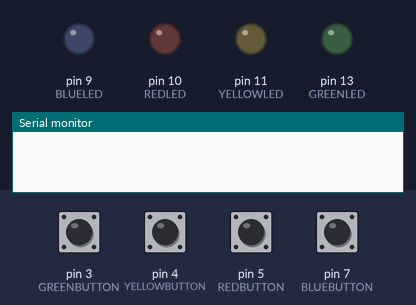
The sketch below on a simulated Arduino Uno, built with avr-gcc and run on an emulated ATmega328P. Shown: output pins drawn as LEDs (lit = HIGH), the last lines printed to the serial monitor. The test bench sets the inputs (shaded band); at power-on: pin 3 (GREENBUTTON), pin 4 (YELLOWBUTTON), pin 5 (REDBUTTON), pin 7 (BLUEBUTTON) LOW. Random numbers use the default seed unless the sketch sets one.

Above: at 1.2 s.
1.3 s: pin 3 (GREENBUTTON) pulled HIGH for 0.15 s
At 1.37 s:
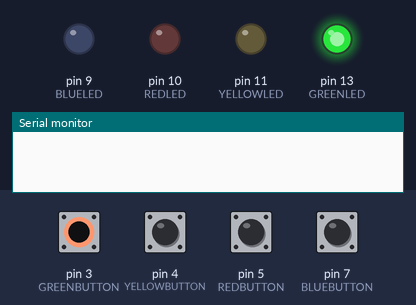
2.9 s: pin 4 (YELLOWBUTTON) pulled HIGH for 0.15 s
At 2.97 s:
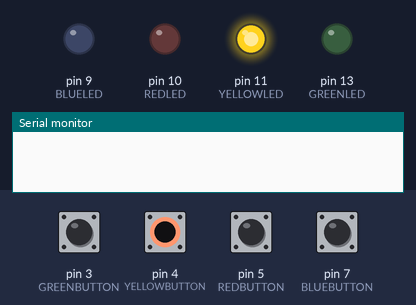
4.5 s: pin 5 (REDBUTTON) pulled HIGH for 0.15 s
At 4.57 s:
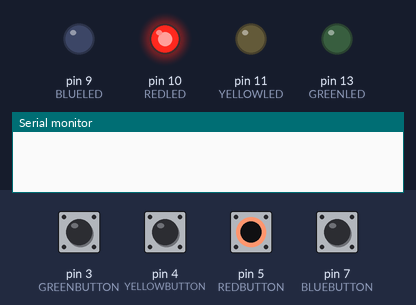
6.1 s: pin 7 (BLUEBUTTON) pulled HIGH for 0.15 s
At 7.0 s:
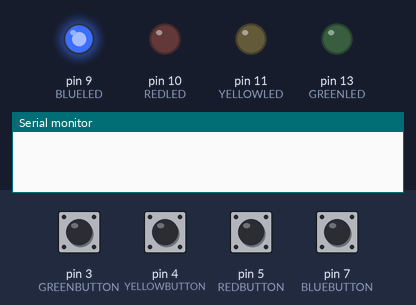
8.6 s: pin 3 (GREENBUTTON) pulled HIGH for 1 s
At 9.7 s:
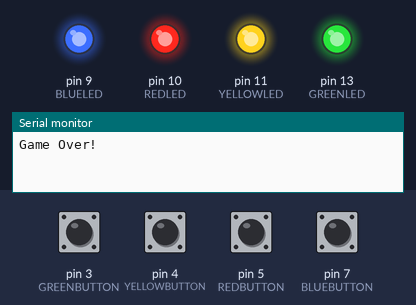
11.4 s: pin 3 (GREENBUTTON) driven HIGH and pin 4 (YELLOWBUTTON) driven HIGH
At 12.0 s:
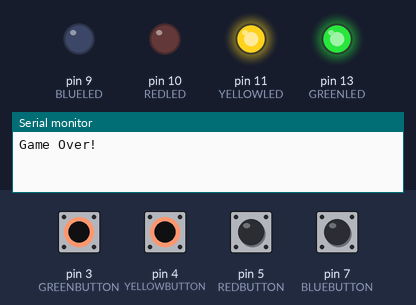
Timing chart, 0 to 13.9 s (numbered marks = the images above; inputs shaded):
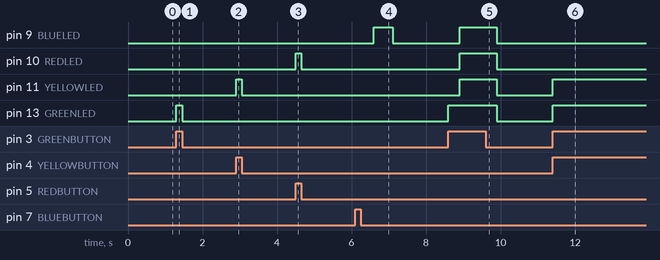

Measured:
- after the input at 1.3 s, pin 13 (GREENLED): LOW → HIGH at once, → LOW 0.15 s later
- after the input at 2.9 s, pin 11 (YELLOWLED): LOW → HIGH at once, → LOW 0.15 s later
- after the input at 4.5 s, pin 10 (REDLED): LOW → HIGH at once, → LOW 0.15 s later
- after the input at 6.1 s, pin 9 (BLUELED): LOW → HIGH after 0.50 s, → LOW 0.50 s later
- after the input at 8.6 s, pin 9 (BLUELED), pin 10 (REDLED), pin 11 (YELLOWLED): LOW → HIGH after 0.30 s, → LOW 1.0 s later; pin 13 (GREENLED): LOW → HIGH at once, → LOW 1.3 s later
- after the input at 11.4 s, pin 11 (YELLOWLED), pin 13 (GREENLED): LOW → HIGH at once

The sketch:

SimonSays.ino
```cpp
const int BLUELED = 9;
const int REDLED = 10;
const int YELLOWLED = 11;
const int GREENLED = 13;

const int BLUEBUTTON = 7;
const int REDBUTTON = 5;
const int YELLOWBUTTON = 4;
const int GREENBUTTON = 3;

bool game_ongoing = false;
bool player_turn = false;
bool computer_turn = false;
int sequence[50];
int sequence_length = 0;
int player_index = 0;
int colors[4] = { BLUELED, REDLED, YELLOWLED, GREENLED };

void setup() {
  pinMode(BLUEBUTTON, INPUT);
  pinMode(REDBUTTON, INPUT);
  pinMode(YELLOWBUTTON, INPUT);
  pinMode(GREENBUTTON, INPUT);

  pinMode(BLUELED, OUTPUT);
  pinMode(REDLED, OUTPUT);
  pinMode(YELLOWLED, OUTPUT);
  pinMode(GREENLED, OUTPUT);

  Serial.begin(9600);
}

void loop() {
  if (!game_ongoing && digitalRead(BLUEBUTTON) == HIGH) {
    start_game();
    delay(500);
  }

  if (game_ongoing) {
    if (computer_turn) {
      display_sequence();
      computer_turn = false;
      player_turn = true;
      player_index = 0;
    } else if (player_turn) {
      check_player_input();
    }
  } else {
    LEDon(digitalRead(BLUEBUTTON), BLUELED);
    LEDon(digitalRead(REDBUTTON), REDLED);
    LEDon(digitalRead(YELLOWBUTTON), YELLOWLED);
    LEDon(digitalRead(GREENBUTTON), GREENLED);
  }
}

void start_game() {
  game_ongoing = true;
  sequence_length = 1;
  player_index = 0;
  computer_turn = true;
  player_turn = false;

}

void LEDon(int in, int led) {
  digitalWrite(led, in == HIGH ? HIGH : LOW);
}

void add_to_sequence() {
  int next_led = rand() % 4;
  sequence[sequence_length++] = next_led;
}

void display_sequence() {
  for (int i = 0; i < sequence_length; i++) {
    LEDon(HIGH, colors[sequence[i]]);
    delay(500);
    turn_off_leds();
    delay(250);
  }
}

void turn_off_leds() {
  for (int i = 0; i < 4; i++) {
    digitalWrite(colors[i], LOW);
  }
}

void check_player_input() {
  int expected_color = sequence[player_index];
  int player_color = get_player_input();

  if (player_color != -1) {
    if (player_color == expected_color) {
      player_index++;
      if (player_index == sequence_length) {
        delay(500);
        add_to_sequence();
        computer_turn = true;
        player_turn = false;
      }
    } else {
      game_over();
    }
    delay(250);
  }
}

int get_player_input() {
  if (digitalRead(BLUEBUTTON) == HIGH) {
    LEDon(HIGH, BLUELED);
    delay(300);
    LEDon(LOW, BLUELED);
    return 0;
  }
  if (digitalRead(REDBUTTON) == HIGH) {
    LEDon(HIGH, REDLED);
    delay(300);
    LEDon(LOW, REDLED);
    return 1;
  }
  if (digitalRead(YELLOWBUTTON) == HIGH) {
    LEDon(HIGH, YELLOWLED);
    delay(300);
    LEDon(LOW, YELLOWLED);
    return 2;
  }
  if (digitalRead(GREENBUTTON) == HIGH) {
    LEDon(HIGH, GREENLED);
    delay(300);
    LEDon(LOW, GREENLED);
    return 3;
  }
  return -1;
}

void game_over() {
  Serial.println("Game Over!");
  turn_on_all_leds();
  delay(1000);
  turn_off_leds();
  game_ongoing = false;
}

void turn_on_all_leds() {
  for (int i = 0; i < 4; i++) {
    digitalWrite(colors[i], HIGH);
  }
}
```
